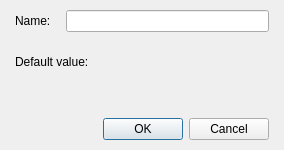
<?xml version="1.0" encoding="UTF-8"?>
<ui version="4.0">
 <class>DialogSystemCreateParameter</class>
 <widget class="QDialog" name="DialogSystemCreateParameter">
  <property name="geometry">
   <rect>
    <x>0</x>
    <y>0</y>
    <width>284</width>
    <height>150</height>
   </rect>
  </property>
  <property name="windowTitle">
   <string>Parameter...</string>
  </property>
  <layout class="QGridLayout" name="gridLayout">
   <property name="leftMargin">
    <number>15</number>
   </property>
   <property name="topMargin">
    <number>10</number>
   </property>
   <property name="rightMargin">
    <number>15</number>
   </property>
   <property name="bottomMargin">
    <number>10</number>
   </property>
   <item row="0" column="0">
    <layout class="QVBoxLayout" name="verticalLayout_2">
     <property name="spacing">
      <number>15</number>
     </property>
     <item>
      <layout class="QHBoxLayout" name="horizontalLayout">
       <item>
        <widget class="QLabel" name="label">
         <property name="text">
          <string>Name:</string>
         </property>
        </widget>
       </item>
       <item>
        <widget class="QLineEdit" name="lineEditName"/>
       </item>
      </layout>
     </item>
     <item>
      <layout class="QVBoxLayout" name="verticalLayout">
       <property name="spacing">
        <number>0</number>
       </property>
       <item>
        <widget class="QLabel" name="label_2">
         <property name="text">
          <string>Default value:</string>
         </property>
        </widget>
       </item>
       <item>
        <widget class="PanelPrimitiveValue" name="widgetDefaultValue" native="true">
         <property name="minimumSize">
          <size>
           <width>250</width>
           <height>27</height>
          </size>
         </property>
         <property name="maximumSize">
          <size>
           <width>250</width>
           <height>27</height>
          </size>
         </property>
        </widget>
       </item>
      </layout>
     </item>
     <item>
      <widget class="QDialogButtonBox" name="buttonBox">
       <property name="orientation">
        <enum>Qt::Horizontal</enum>
       </property>
       <property name="standardButtons">
        <set>QDialogButtonBox::Cancel|QDialogButtonBox::Ok</set>
       </property>
      </widget>
     </item>
    </layout>
   </item>
  </layout>
 </widget>
 <customwidgets>
  <customwidget>
   <class>PanelPrimitiveValue</class>
   <extends>QWidget</extends>
   <header>panelprimitivevalue.h</header>
   <container>1</container>
  </customwidget>
 </customwidgets>
 <resources/>
 <connections>
  <connection>
   <sender>buttonBox</sender>
   <signal>accepted()</signal>
   <receiver>DialogSystemCreateParameter</receiver>
   <slot>accept()</slot>
   <hints>
    <hint type="sourcelabel">
     <x>248</x>
     <y>254</y>
    </hint>
    <hint type="destinationlabel">
     <x>157</x>
     <y>274</y>
    </hint>
   </hints>
  </connection>
  <connection>
   <sender>buttonBox</sender>
   <signal>rejected()</signal>
   <receiver>DialogSystemCreateParameter</receiver>
   <slot>reject()</slot>
   <hints>
    <hint type="sourcelabel">
     <x>316</x>
     <y>260</y>
    </hint>
    <hint type="destinationlabel">
     <x>286</x>
     <y>274</y>
    </hint>
   </hints>
  </connection>
 </connections>
</ui>
